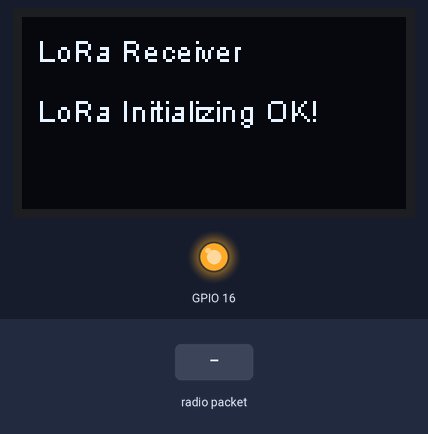
Bench run of a sketch on a simulated ESP32. Shown: 128×64 one-colour display, output pins drawn as LEDs (lit = HIGH). The inputs (shaded band) are chosen by the test bench. WiFi joins after 1.5 s; servers stay silent unless stated; no radio packets arrive unless stated; what the sketch prints to the serial monitor is not drawn.

Above: at 6.3 s.
6.4 s: radio packet "1" arrives
At 12.3 s:
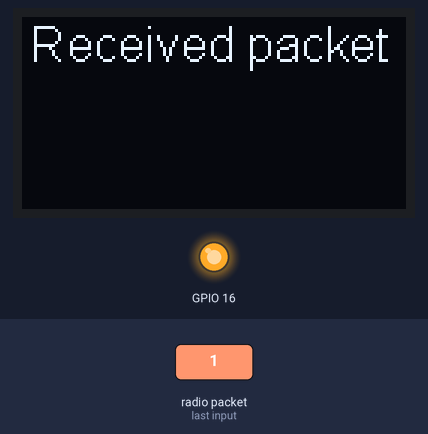
12.7 s: radio packet "0" arrives
19.0 s: radio packet "2" arrives
At 25.6 s:
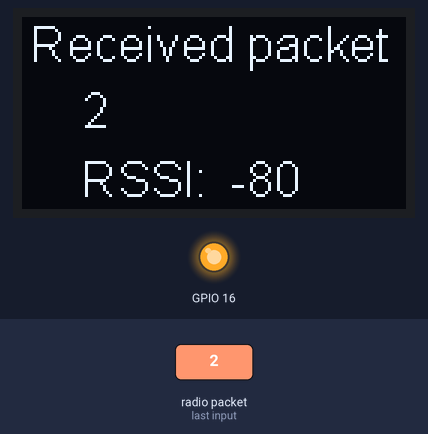
Timing chart, 0 to 27.1 s (numbered marks = the images above; inputs shaded):
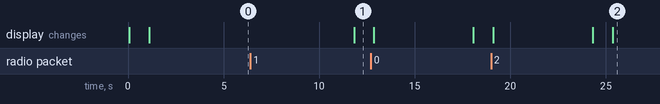

Measured:
- after the input at 6.4 s, the display: changes after 5.4 s (image 1)

The sketch:

forstepa.ino
```cpp
#include <Arduino.h>

#include <WiFi.h>
#include <WiFiMulti.h>

#include <HTTPClient.h>

#include <SPI.h>
#include <LoRa.h>
#include "SSD1306.h"

SSD1306  display(0x3c, 4, 15);

//OLED pins to ESP32 GPIOs via this connection:
//OLED_SDA -- GPIO4
//OLED_SCL -- GPIO15
//OLED_RST -- GPIO16


// WIFI_LoRa_32 ports

// GPIO5  -- SX1278's SCK
// GPIO19 -- SX1278's MISO
// GPIO27 -- SX1278's MOSI
// GPIO18 -- SX1278's CS
// GPIO14 -- SX1278's RESET
// GPIO26 -- SX1278's IRQ(Interrupt Request)

#define SS      18
#define RST     14
#define DI0     26
#define BAND    433E6

#define USE_SERIAL Serial

WiFiMulti wifiMulti;

const char* ca =
"-----BEGIN CERTIFICATE-----\n" \
"MIIF2DCCA8CgAwIBAgIQTKr5yttjb+Af907YWwOGnTANBgkqhkiG9w0BAQwFADCB\n" \
"hTELMAkGA1UEBhMCR0IxGzAZBgNVBAgTEkdyZWF0ZXIgTWFuY2hlc3RlcjEQMA4G\n" \
"A1UEBxMHU2FsZm9yZDEaMBgGA1UEChMRQ09NT0RPIENBIExpbWl0ZWQxKzApBgNV\n" \
"BAMTIkNPTU9ETyBSU0EgQ2VydGlmaWNhdGlvbiBBdXRob3JpdHkwHhcNMTAwMTE5\n" \
"MDAwMDAwWhcNMzgwMTE4MjM1OTU5WjCBhTELMAkGA1UEBhMCR0IxGzAZBgNVBAgT\n" \
"EkdyZWF0ZXIgTWFuY2hlc3RlcjEQMA4GA1UEBxMHU2FsZm9yZDEaMBgGA1UEChMR\n" \
"Q09NT0RPIENBIExpbWl0ZWQxKzApBgNVBAMTIkNPTU9ETyBSU0EgQ2VydGlmaWNh\n" \
"dGlvbiBBdXRob3JpdHkwggIiMA0GCSqGSIb3DQEBAQUAA4ICDwAwggIKAoICAQCR\n" \
"6FSS0gpWsawNJN3Fz0RndJkrN6N9I3AAcbxT38T6KhKPS38QVr2fcHK3YX/JSw8X\n" \
"pz3jsARh7v8Rl8f0hj4K+j5c+ZPmNHrZFGvnnLOFoIJ6dq9xkNfs/Q36nGz637CC\n" \
"9BR++b7Epi9Pf5l/tfxnQ3K9DADWietrLNPtj5gcFKt+5eNu/Nio5JIk2kNrYrhV\n" \
"/erBvGy2i/MOjZrkm2xpmfh4SDBF1a3hDTxFYPwyllEnvGfDyi62a+pGx8cgoLEf\n" \
"Zd5ICLqkTqnyg0Y3hOvozIFIQ2dOciqbXL1MGyiKXCJ7tKuY2e7gUYPDCUZObT6Z\n" \
"+pUX2nwzV0E8jVHtC7ZcryxjGt9XyD+86V3Em69FmeKjWiS0uqlWPc9vqv9JWL7w\n" \
"qP/0uK3pN/u6uPQLOvnoQ0IeidiEyxPx2bvhiWC4jChWrBQdnArncevPDt09qZah\n" \
"SL0896+1DSJMwBGB7FY79tOi4lu3sgQiUpWAk2nojkxl8ZEDLXB0AuqLZxUpaVIC\n" \
"u9ffUGpVRr+goyhhf3DQw6KqLCGqR84onAZFdr+CGCe01a60y1Dma/RMhnEw6abf\n" \
"Fobg2P9A3fvQQoh/ozM6LlweQRGBY84YcWsr7KaKtzFcOmpH4MN5WdYgGq/yapiq\n" \
"crxXStJLnbsQ/LBMQeXtHT1eKJ2czL+zUdqnR+WEUwIDAQABo0IwQDAdBgNVHQ4E\n" \
"FgQUu69+Aj36pvE8hI6t7jiY7NkyMtQwDgYDVR0PAQH/BAQDAgEGMA8GA1UdEwEB\n" \
"/wQFMAMBAf8wDQYJKoZIhvcNAQEMBQADggIBAArx1UaEt65Ru2yyTUEUAJNMnMvl\n" \
"wFTPoCWOAvn9sKIN9SCYPBMtrFaisNZ+EZLpLrqeLppysb0ZRGxhNaKatBYSaVqM\n" \
"4dc+pBroLwP0rmEdEBsqpIt6xf4FpuHA1sj+nq6PK7o9mfjYcwlYRm6mnPTXJ9OV\n" \
"2jeDchzTc+CiR5kDOF3VSXkAKRzH7JsgHAckaVd4sjn8OoSgtZx8jb8uk2Intzna\n" \
"FxiuvTwJaP+EmzzV1gsD41eeFPfR60/IvYcjt7ZJQ3mFXLrrkguhxuhoqEwWsRqZ\n" \
"CuhTLJK7oQkYdQxlqHvLI7cawiiFwxv/0Cti76R7CZGYZ4wUAc1oBmpjIXUDgIiK\n" \
"boHGhfKppC3n9KUkEEeDys30jXlYsQab5xoq2Z0B15R97QNKyvDb6KkBPvVWmcke\n" \
"jkk9u+UJueBPSZI9FoJAzMxZxuY67RIuaTxslbH9qh17f4a+Hg4yRvv7E491f0yL\n" \
"S0Zj/gA0QHDBw7mh3aZw4gSzQbzpgJHqZJx64SIDqZxubw5lT2yHh17zbqD5daWb\n" \
"QOhTsiedSrnAdyGN/4fy3ryM7xfft0kL0fJuMAsaDk527RH89elWsn2/x20Kk4yl\n" \
"0MC2Hb46TpSi125sC8KKfPog88Tk5c0NqMuRkrF8hey1FGlmDoLnzc7ILaZRfyHB\n" \
"NVOFBkpdn627G190\n" \
"-----END CERTIFICATE-----\n";

void setup() {

pinMode(16,OUTPUT);
  digitalWrite(16, LOW);    // set GPIO16 low to reset OLED
  delay(50);
  digitalWrite(16, HIGH);

  display.init();
  display.flipScreenVertically();
  display.setFont(ArialMT_Plain_10);
  display.setTextAlignment(TEXT_ALIGN_LEFT);

  Serial.begin(115200);
  while (!Serial); //if just the the basic function, must connect to a computer
  delay(1000);

  Serial.println("LoRa Receiver");
  display.drawString(5,5,"LoRa Receiver");
  display.display();
  SPI.begin(5,19,27,18);
  LoRa.setPins(SS,RST,DI0);

  if (!LoRa.begin(BAND)) {
    display.drawString(5,25,"Starting LoRa failed!");
    while (1);
  }
  Serial.println("LoRa Initial OK!");
  display.drawString(5,25,"LoRa Initializing OK!");
  display.display();

    USE_SERIAL.begin(115200);

    USE_SERIAL.println();
    USE_SERIAL.println();
    USE_SERIAL.println();

    for(uint8_t t = 4; t > 0; t--) {
        USE_SERIAL.printf("[SETUP] WAIT %d...\n", t);
        USE_SERIAL.flush();
        delay(1000);
    }

    wifiMulti.addAP("YeBoymts", "123456789");

}

void loop() {

  // try to parse packet
  int packetSize = LoRa.parsePacket();
  if (packetSize) {
    // received a packets
    Serial.print("Received packet. ");
    display.clear();
    display.setFont(ArialMT_Plain_16);
    display.drawString(3, 0, "Received packet ");
    display.display();

    // read packet
    while (LoRa.available()) {
    String data = LoRa.readString();
    Serial.print(data);
    display.drawString(20,22, data);
    display.display();
    }

    // print RSSI of packet
    Serial.print(" with RSSI ");
    Serial.println(LoRa.packetRssi());
    display.drawString(20, 45, "RSSI:  ");
    display.drawString(70, 45, (String)LoRa.packetRssi());
    display.display();
  }
    // wait for WiFi connection
    if((wifiMulti.run() == WL_CONNECTED)) {

        HTTPClient http;

        USE_SERIAL.print("[HTTP] begin...\n");
        // configure traged server and url
        http.begin("https://easyparking.pythonanywhere.com/set/info/test/1.1.2/0", ca); //HTTPS

        USE_SERIAL.print("[HTTP] GET...\n");
        // start connection and send HTTP header
        int httpCode = http.GET();

        // httpCode will be negative on error
        if(httpCode > 0) {
            // HTTP header has been send and Server response header has been handled
            USE_SERIAL.printf("[HTTP] GET... code: %d\n", httpCode);

            // file found at server
            if(httpCode == HTTP_CODE_OK) {
                String payload = http.getString();
                USE_SERIAL.println(payload);
            }
        } else {
            USE_SERIAL.printf("[HTTP] GET... failed, error: %s\n", http.errorToString(httpCode).c_str());
        }

        http.end();
    }

    delay(5000);
}
```
